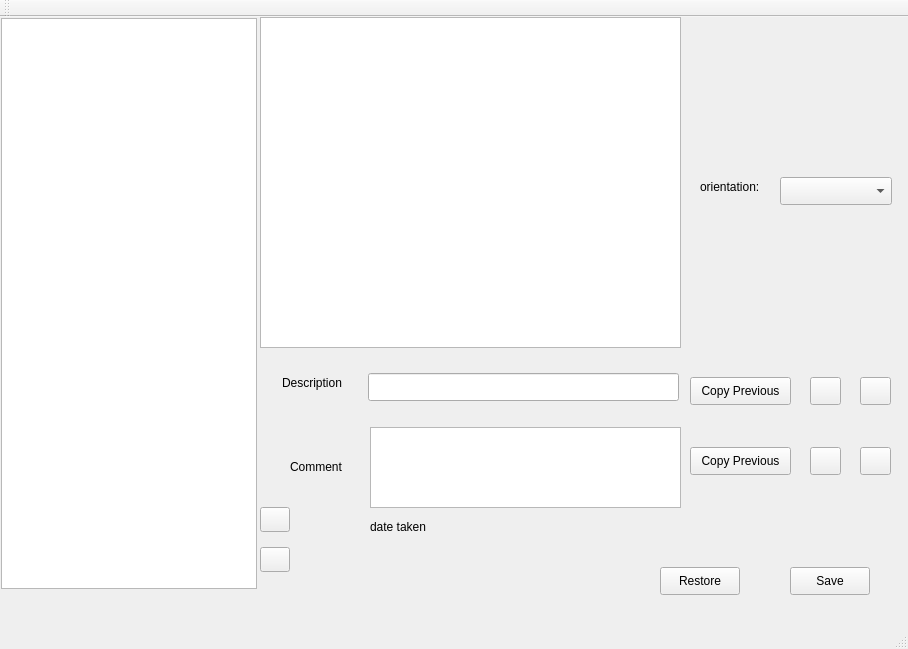
<?xml version="1.0" encoding="UTF-8"?>
<ui version="4.0">
 <class>photoDesc</class>
 <widget class="QMainWindow" name="photoDesc">
  <property name="geometry">
   <rect>
    <x>0</x>
    <y>0</y>
    <width>908</width>
    <height>649</height>
   </rect>
  </property>
  <property name="windowTitle">
   <string>photoDesc</string>
  </property>
  <widget class="QWidget" name="centralWidget">
   <widget class="QTreeView" name="fileTreeView">
    <property name="geometry">
     <rect>
      <x>1</x>
      <y>1</y>
      <width>256</width>
      <height>571</height>
     </rect>
    </property>
    <property name="focusPolicy">
     <enum>Qt::ClickFocus</enum>
    </property>
   </widget>
   <widget class="QGraphicsView" name="graphicsView">
    <property name="geometry">
     <rect>
      <x>260</x>
      <y>0</y>
      <width>421</width>
      <height>331</height>
     </rect>
    </property>
    <property name="focusPolicy">
     <enum>Qt::NoFocus</enum>
    </property>
   </widget>
   <widget class="QPushButton" name="clear_button">
    <property name="geometry">
     <rect>
      <x>860</x>
      <y>360</y>
      <width>31</width>
      <height>28</height>
     </rect>
    </property>
    <property name="minimumSize">
     <size>
      <width>0</width>
      <height>0</height>
     </size>
    </property>
    <property name="focusPolicy">
     <enum>Qt::NoFocus</enum>
    </property>
    <property name="toolTip">
     <string>Clear Description</string>
    </property>
    <property name="text">
     <string/>
    </property>
    <property name="icon">
     <iconset theme="edit-delete">
      <normaloff>.</normaloff>.</iconset>
    </property>
   </widget>
   <widget class="QPushButton" name="clear_comment_button">
    <property name="geometry">
     <rect>
      <x>860</x>
      <y>430</y>
      <width>31</width>
      <height>28</height>
     </rect>
    </property>
    <property name="focusPolicy">
     <enum>Qt::NoFocus</enum>
    </property>
    <property name="toolTip">
     <string>Clear Comment</string>
    </property>
    <property name="text">
     <string/>
    </property>
    <property name="icon">
     <iconset theme="edit-delete">
      <normaloff>.</normaloff>.</iconset>
    </property>
   </widget>
   <widget class="QLabel" name="label_orientation">
    <property name="geometry">
     <rect>
      <x>700</x>
      <y>160</y>
      <width>75</width>
      <height>20</height>
     </rect>
    </property>
    <property name="toolTip">
     <string>Exif Image.Orientation</string>
    </property>
    <property name="text">
     <string>orientation:</string>
    </property>
   </widget>
   <widget class="QComboBox" name="comboBox_oientation">
    <property name="geometry">
     <rect>
      <x>780</x>
      <y>160</y>
      <width>112</width>
      <height>28</height>
     </rect>
    </property>
    <property name="minimumSize">
     <size>
      <width>112</width>
      <height>0</height>
     </size>
    </property>
    <property name="focusPolicy">
     <enum>Qt::NoFocus</enum>
    </property>
   </widget>
   <widget class="QTextEdit" name="textEdit_comment">
    <property name="geometry">
     <rect>
      <x>370</x>
      <y>410</y>
      <width>311</width>
      <height>81</height>
     </rect>
    </property>
    <property name="minimumSize">
     <size>
      <width>0</width>
      <height>0</height>
     </size>
    </property>
   </widget>
   <widget class="QLabel" name="label_2">
    <property name="geometry">
     <rect>
      <x>290</x>
      <y>440</y>
      <width>66</width>
      <height>20</height>
     </rect>
    </property>
    <property name="toolTip">
     <string>Exif Photo.UserComment</string>
    </property>
    <property name="text">
     <string>Comment</string>
    </property>
   </widget>
   <widget class="QLineEdit" name="lineEdit_title">
    <property name="geometry">
     <rect>
      <x>368</x>
      <y>356</y>
      <width>311</width>
      <height>28</height>
     </rect>
    </property>
    <property name="minimumSize">
     <size>
      <width>0</width>
      <height>0</height>
     </size>
    </property>
    <property name="maximumSize">
     <size>
      <width>16777215</width>
      <height>50</height>
     </size>
    </property>
   </widget>
   <widget class="QLabel" name="label">
    <property name="geometry">
     <rect>
      <x>282</x>
      <y>356</y>
      <width>75</width>
      <height>20</height>
     </rect>
    </property>
    <property name="toolTip">
     <string>Exif Image.ImageDescription</string>
    </property>
    <property name="text">
     <string>Description</string>
    </property>
   </widget>
   <widget class="QPushButton" name="restore_button">
    <property name="geometry">
     <rect>
      <x>660</x>
      <y>550</y>
      <width>80</width>
      <height>28</height>
     </rect>
    </property>
    <property name="maximumSize">
     <size>
      <width>100</width>
      <height>16777215</height>
     </size>
    </property>
    <property name="focusPolicy">
     <enum>Qt::NoFocus</enum>
    </property>
    <property name="toolTip">
     <string>Restore orientation, description and comment to original values</string>
    </property>
    <property name="text">
     <string>Restore</string>
    </property>
   </widget>
   <widget class="QPushButton" name="pushButton">
    <property name="geometry">
     <rect>
      <x>790</x>
      <y>550</y>
      <width>80</width>
      <height>28</height>
     </rect>
    </property>
    <property name="focusPolicy">
     <enum>Qt::TabFocus</enum>
    </property>
    <property name="text">
     <string>Save</string>
    </property>
   </widget>
   <widget class="QLabel" name="label_datetaken">
    <property name="geometry">
     <rect>
      <x>370</x>
      <y>500</y>
      <width>254</width>
      <height>20</height>
     </rect>
    </property>
    <property name="minimumSize">
     <size>
      <width>250</width>
      <height>0</height>
     </size>
    </property>
    <property name="toolTip">
     <string>Exif Photo.DateTimeOriginal</string>
    </property>
    <property name="text">
     <string>date taken</string>
    </property>
   </widget>
   <widget class="QPushButton" name="pushButton_next">
    <property name="geometry">
     <rect>
      <x>260</x>
      <y>490</y>
      <width>30</width>
      <height>25</height>
     </rect>
    </property>
    <property name="minimumSize">
     <size>
      <width>30</width>
      <height>25</height>
     </size>
    </property>
    <property name="maximumSize">
     <size>
      <width>30</width>
      <height>25</height>
     </size>
    </property>
    <property name="focusPolicy">
     <enum>Qt::NoFocus</enum>
    </property>
    <property name="text">
     <string/>
    </property>
    <property name="icon">
     <iconset theme="go-next">
      <normaloff>.</normaloff>.</iconset>
    </property>
   </widget>
   <widget class="QPushButton" name="pushButton_previous">
    <property name="geometry">
     <rect>
      <x>260</x>
      <y>530</y>
      <width>30</width>
      <height>25</height>
     </rect>
    </property>
    <property name="minimumSize">
     <size>
      <width>30</width>
      <height>25</height>
     </size>
    </property>
    <property name="maximumSize">
     <size>
      <width>30</width>
      <height>25</height>
     </size>
    </property>
    <property name="focusPolicy">
     <enum>Qt::NoFocus</enum>
    </property>
    <property name="text">
     <string/>
    </property>
    <property name="icon">
     <iconset theme="go-previous">
      <normaloff>.</normaloff>.</iconset>
    </property>
   </widget>
   <widget class="QPushButton" name="pushButton_copy_desc">
    <property name="geometry">
     <rect>
      <x>690</x>
      <y>360</y>
      <width>101</width>
      <height>28</height>
     </rect>
    </property>
    <property name="focusPolicy">
     <enum>Qt::NoFocus</enum>
    </property>
    <property name="toolTip">
     <string>Copy Description from previously displayed image</string>
    </property>
    <property name="text">
     <string>Copy Previous</string>
    </property>
   </widget>
   <widget class="QPushButton" name="pushButton_copy_comment">
    <property name="geometry">
     <rect>
      <x>690</x>
      <y>430</y>
      <width>101</width>
      <height>28</height>
     </rect>
    </property>
    <property name="focusPolicy">
     <enum>Qt::NoFocus</enum>
    </property>
    <property name="toolTip">
     <string>Copy Comment from previously displayed image</string>
    </property>
    <property name="text">
     <string>Copy Previous</string>
    </property>
   </widget>
   <widget class="QPushButton" name="pushButton_undo_desc">
    <property name="geometry">
     <rect>
      <x>810</x>
      <y>360</y>
      <width>31</width>
      <height>28</height>
     </rect>
    </property>
    <property name="focusPolicy">
     <enum>Qt::NoFocus</enum>
    </property>
    <property name="toolTip">
     <string>Undo Description Changes</string>
    </property>
    <property name="text">
     <string/>
    </property>
    <property name="icon">
     <iconset theme="edit-undo">
      <normaloff>.</normaloff>.</iconset>
    </property>
   </widget>
   <widget class="QPushButton" name="pushButton_undo_comment">
    <property name="geometry">
     <rect>
      <x>810</x>
      <y>430</y>
      <width>31</width>
      <height>28</height>
     </rect>
    </property>
    <property name="focusPolicy">
     <enum>Qt::NoFocus</enum>
    </property>
    <property name="toolTip">
     <string>Undo Comment Changes</string>
    </property>
    <property name="text">
     <string/>
    </property>
    <property name="icon">
     <iconset theme="edit-undo">
      <normaloff>.</normaloff>.</iconset>
    </property>
   </widget>
  </widget>
  <widget class="QMenuBar" name="menuBar">
   <property name="geometry">
    <rect>
     <x>0</x>
     <y>0</y>
     <width>908</width>
     <height>25</height>
    </rect>
   </property>
  </widget>
  <widget class="QToolBar" name="mainToolBar">
   <attribute name="toolBarArea">
    <enum>TopToolBarArea</enum>
   </attribute>
   <attribute name="toolBarBreak">
    <bool>false</bool>
   </attribute>
  </widget>
  <widget class="QStatusBar" name="statusBar"/>
 </widget>
 <layoutdefault spacing="6" margin="11"/>
 <resources/>
 <connections/>
</ui>
